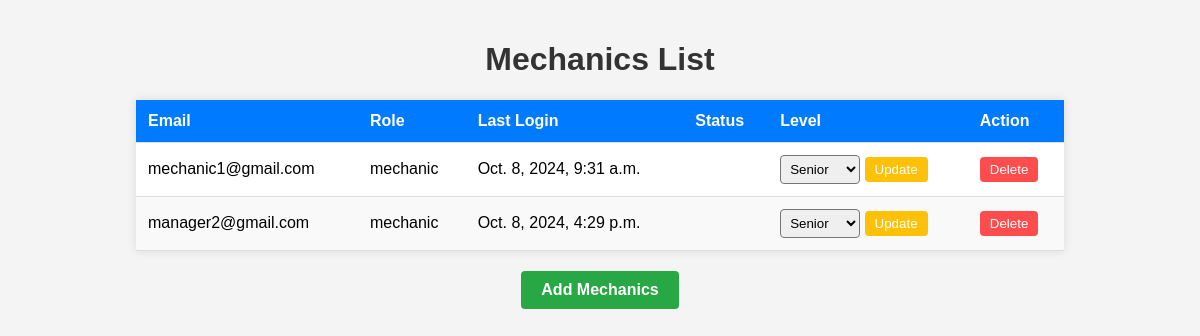
The app's page /mechanic_list/ with its own data.
### autocareweb/models.py (models this page shows, shortened)
class CustomUser(AbstractBaseUser, PermissionsMixin):
    email = models.EmailField(unique=True)
    role = models.CharField(max_length=20, choices=UserRole.choices, default=UserRole.CUSTOMER)
    is_active = models.BooleanField(default=True)
    is_staff = models.BooleanField(default=False)
    objects = CustomUserManager()
    USERNAME_FIELD = 'email'
    REQUIRED_FIELDS = []

### autocareweb/views.py (the view)
def mechanic_list(request):
    mechanics = CustomUser.objects.filter(role='mechanic')  # Filter service managers
    return render(request, 'admin/mechanics_list.html', {'mechanics': mechanics})

### templates/admin/mechanics_list.html (shortened to what this page needs)
<!-- {% load static %}
{% load static %}
<!DOCTYPE html>
<html lang="en">
<head>
</head>
<body>
    <h1>Mechanics List</h1>
    <table>
        <thead>
            <tr>
                <th>Email</th>
                <th>Role</th>
                <th>Last Login</th>
                <th>Status</th>
                <th>Level</th>
                <th>Action</th>
            </tr>
        </thead>
        <tbody>
            {% for mechanic in mechanics %}
                <tr>
                    <td>{{ mechanic.email }}</td>
                    <td>{{ mechanic.role }}</td>
                    <td>{{ mechanic.last_login }}</td>
                    <td>{{ mechanic.get_status_display }}</td>
                    <td>
                        <form method="POST" action="{% url 'update_mechanic_level' mechanic.id %}">
                            <select name="level">
                                <option value="1" {% if mechanic.level == 1 %}selected{% endif %}>Senior</option>
                            </select>
                            <button type="submit" class="update-btn">Update</button>
                        </form>
                    </td>
                    <td>
                        <form method="POST" action="{% url 'delete_mechanic' mechanic.email %}">
                            <button type="submit" class="delete-btn">Delete</button>
                        </form>
                    </td>
                </tr>
            {% endfor %}
        </tbody>
    </table>
    <div class="button-container">
        <a href="{% url 'add_mechanic' %}" class="add-btn">Add Mechanics</a>
    </div>
</body>
</html>

### templates/admin/mechanics_list.html (style rules this page uses)
body { font-family: Arial, sans-serif; background-color: #f4f4f4; margin: 0; padding: 20px; }
h1 { text-align: center; color: #333; }
table { width: 80%; margin: 0 auto; border-collapse: collapse; box-shadow: 0 0 10px rgba(0, 0, 0, 0.1); background-color: #fff; }
th, td { padding: 12px; text-align: left; border-bottom: 1px solid #ddd; }
th { background-color: #007BFF; color: white; }
tr:nth-child(even) { background-color: #f9f9f9; }
.delete-btn { background-color: #FF4C4C; color: white; border: none; padding: 5px 10px; cursor: pointer; border-radius: 4px; }
.update-btn { background-color: #ffc107; color: white; border: none; padding: 5px 10px; cursor: pointer; border-radius: 4px; }
.button-container { text-align: center; margin-top: 20px; }
.add-btn { display: inline-block; padding: 10px 20px; background-color: #28a745; color: white; text-decoration: none; border-radius: 4px; font-weight: bold; }
select { padding: 5px; border-radius: 4px; }

### records on screen
CustomUser: email "mechanic1@gmail.com", role "mechanic", last_login "Oct. 8, 2024, 9:31 a.m."
CustomUser: email "manager2@gmail.com", role "mechanic", last_login "Oct. 8, 2024, 4:29 p.m."
